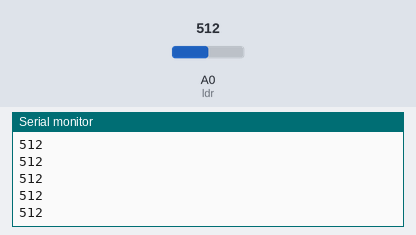
Simulated run of this sketch. Board: Arduino Uno, built with avr-gcc and run on an emulated ATmega328P. Parts: the last lines printed to the serial monitor. Inputs (shaded band) come from the test bench; at power-on: A0 (ldr) = 512.

Above: at 1.2 s.
1.3 s: A0 (ldr) set to 716
At 1.32 s:
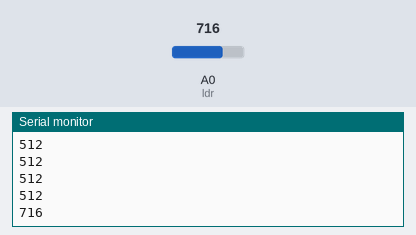
2.8 s: A0 (ldr) set to 900
At 2.83 s:
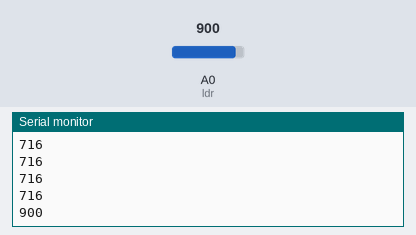
Timing chart, 0 to 5.8 s (numbered marks = the images above; inputs shaded):
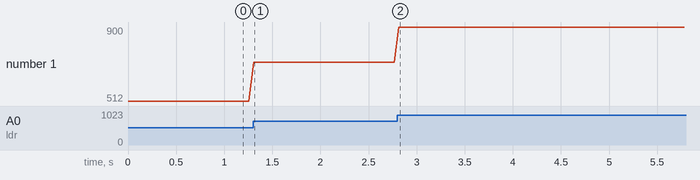

The sketch:

LDR.ino
```cpp
int ldr=A0;
int ldrValue=0;

void setup() {
  Serial.begin(9600); // start serial monitor
}

void loop() {
  ldrValue=analogRead(ldr);
  Serial.println(ldrValue);
  delay(50);

}
```

Measured:
- after the input at 1.3 s, the serial monitor: prints a new line at once (image 1)
- after the input at 2.8 s, the serial monitor: prints a new line at once (image 2)
- plotted number 1: 512 → 716 after the input at 1.3 s, 716 → 900 after the input at 2.8 s
